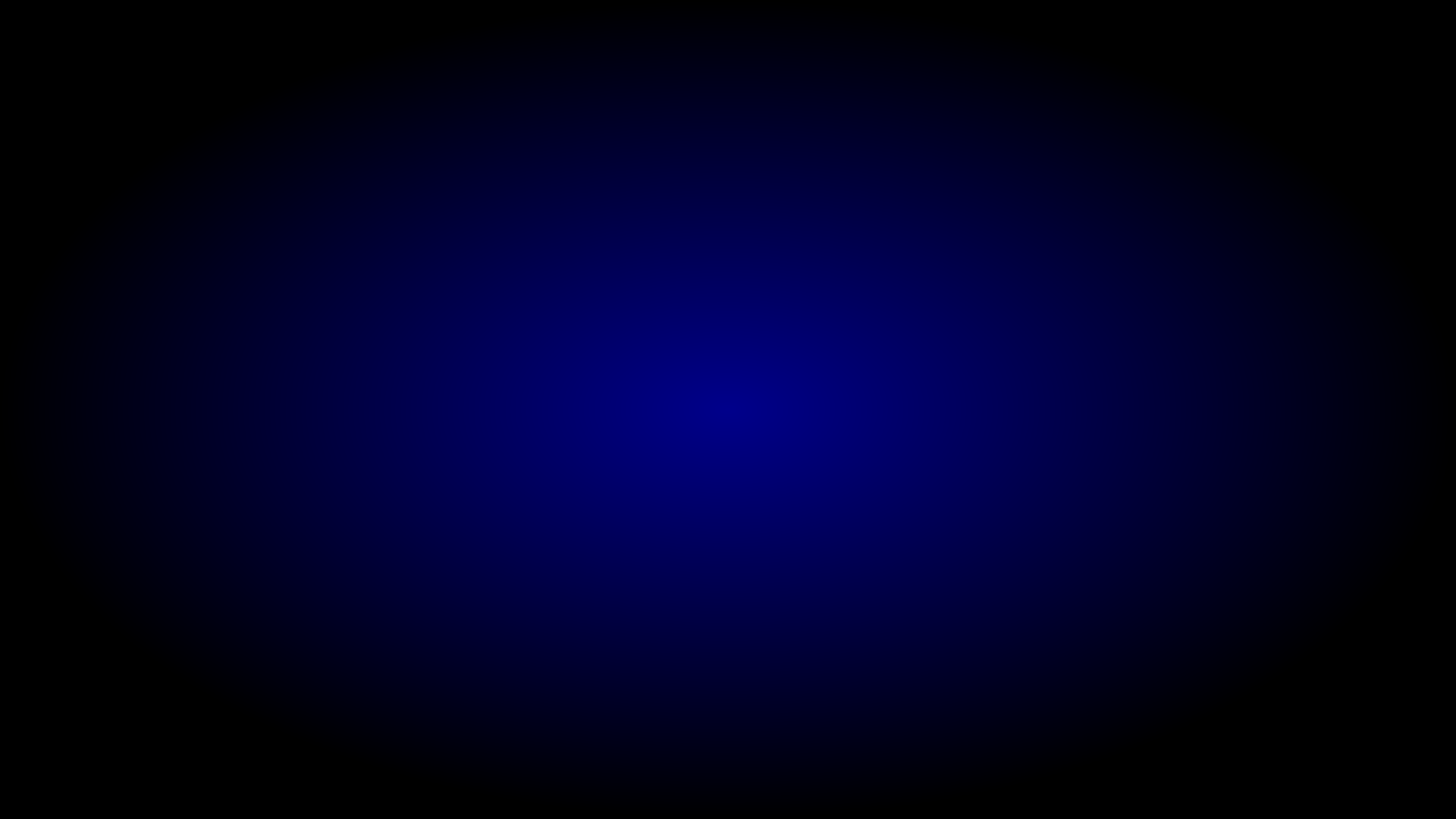
<?xml version="1.0" encoding="UTF-8"?>
<ui version="4.0">
 <class>MainWindow</class>
 <widget class="QMainWindow" name="MainWindow">
  <property name="geometry">
   <rect>
    <x>0</x>
    <y>0</y>
    <width>1920</width>
    <height>1080</height>
   </rect>
  </property>
  <property name="windowTitle">
   <string>MainWindow</string>
  </property>
  <widget class="QWidget" name="centralwidget">
   <property name="styleSheet">
    <string notr="true">background-color: qradialgradient(spread:pad, cx:0.5, cy:0.5, radius:0.5, fx:0.5, fy:0.5, stop:0 rgba(0, 0, 139, 255), stop:1 rgba(0, 0, 0, 255));</string>
   </property>
  </widget>
 </widget>
 <resources/>
 <connections/>
</ui>
